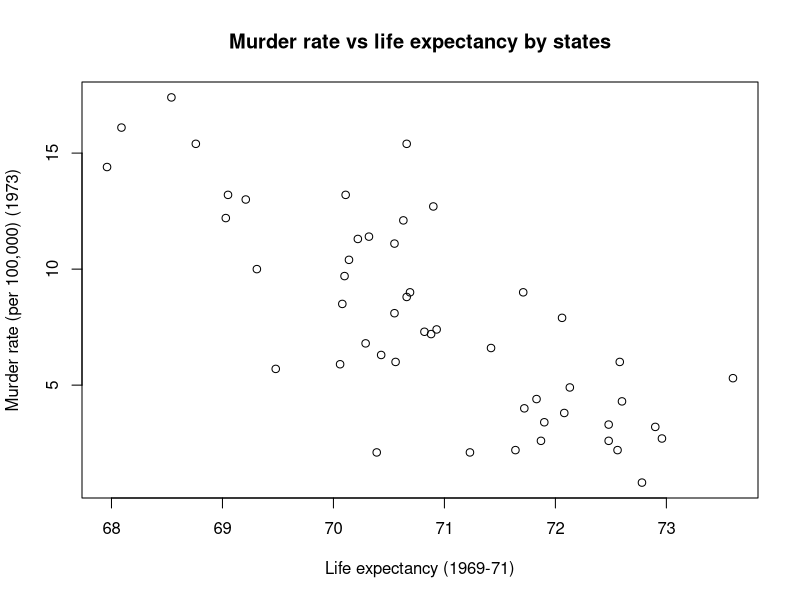

This chart was generated by the following R code:
## ---- chunk 1
data("USArrests")
summary(USArrests)
## ---- chunk 2
# abbrebiations
ABB <- c(state.abb)
# demographics (population, income, ect.) 
STATESFACT <- data.frame(state.x77) 

# new dataframe w/ demographics 
UScombined <- cbind(ABB, USArrests, STATESFACT) 
## ---- chunk 3
knitr::kable(UScombined)
## ---- chunk 4
plot(UScombined$Life.Exp, UScombined$Murder, 
     main = 'Murder rate vs life expectancy by states', 
     xlab = 'Life expectancy (1969-71)', ylab = 'Murder rate (per 100,000) (1973)'
     )
## ---- chunk 5
cor.test(UScombined$Life.Exp, UScombined$Murder)
## ---- chunk 6
lmr <- lm(UScombined$Murder~UScombined$Life.Exp)
summary(lmr)
